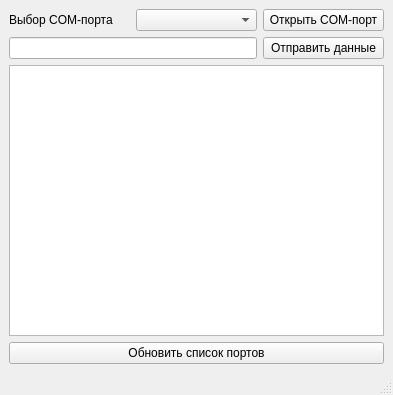
<?xml version="1.0" encoding="UTF-8"?>
<ui version="4.0">
 <class>MainWindow</class>
 <widget class="QMainWindow" name="MainWindow">
  <property name="geometry">
   <rect>
    <x>0</x>
    <y>0</y>
    <width>393</width>
    <height>395</height>
   </rect>
  </property>
  <property name="windowTitle">
   <string>Hardware Messenger</string>
  </property>
  <widget class="QWidget" name="centralwidget">
   <layout class="QGridLayout" name="gridLayout">
    <item row="0" column="0">
     <widget class="QLabel" name="label">
      <property name="text">
       <string>Выбор COM-порта</string>
      </property>
     </widget>
    </item>
    <item row="0" column="1">
     <widget class="QComboBox" name="comboBox"/>
    </item>
    <item row="0" column="2">
     <widget class="QPushButton" name="pushButton">
      <property name="text">
       <string>Открыть COM-порт</string>
      </property>
     </widget>
    </item>
    <item row="1" column="0" colspan="2">
     <widget class="QLineEdit" name="lineEdit"/>
    </item>
    <item row="1" column="2">
     <widget class="QPushButton" name="pushButton_2">
      <property name="text">
       <string>Отправить данные</string>
      </property>
     </widget>
    </item>
    <item row="2" column="0" colspan="3">
     <widget class="QTextBrowser" name="textBrowser"/>
    </item>
    <item row="3" column="0" colspan="3">
     <widget class="QPushButton" name="pushButton_3">
      <property name="text">
       <string>Обновить список портов</string>
      </property>
     </widget>
    </item>
   </layout>
  </widget>
  <widget class="QMenuBar" name="menubar">
   <property name="geometry">
    <rect>
     <x>0</x>
     <y>0</y>
     <width>393</width>
     <height>25</height>
    </rect>
   </property>
  </widget>
  <widget class="QStatusBar" name="statusbar"/>
 </widget>
 <resources/>
 <connections/>
</ui>
